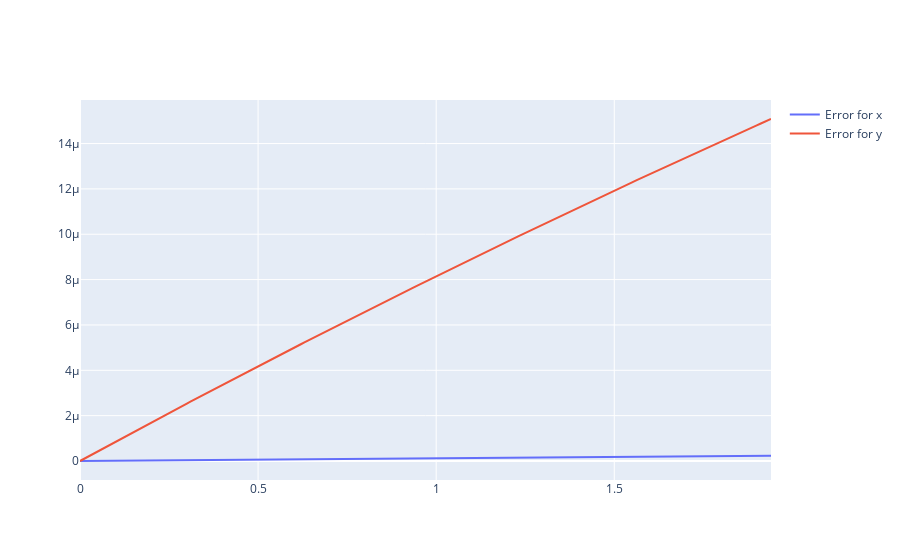

Here is the notebook cell this chart was saved with:
### Markdown cell above
Построим график зависимости модуля разности реального значения функции и значения, полученного методом 2-го порядка от t.

### Code cell
error2 = [[abs(result2[i][j] - result0[i][j]) for j in range(len(result0[i]))] for i in range(len(result0))]

fig2 = go.Figure()
# fig, ax = pyplot.subplots()
for i in range(len(error2)):
    fig2.add_trace(go.Scatter(x=args, y=error2[i], name="Error for " + lables[i]))
#    ax.plot(args, error2[i], label="error for " + lables[i])
fig2.show()
# ax.legend()
# pyplot.show()

### Figure 1 — Plotly figure (JSON) as saved in the notebook; plotly's stock layout.template omitted (floating-point values rounded to 4 significant figures; data arrays with more than 128 entries replaced by an {"elided": "..."} marker saying what was removed)
{"data": [{"name": "Error for x", "type": "scatter", "x": {"elided": "195 float values"}, "y": {"elided": "195 float values"}}, {"name": "Error for y", "type": "scatter", "x": {"elided": "195 float values"}, "y": {"elided": "195 float values"}}], "layout": {}}
